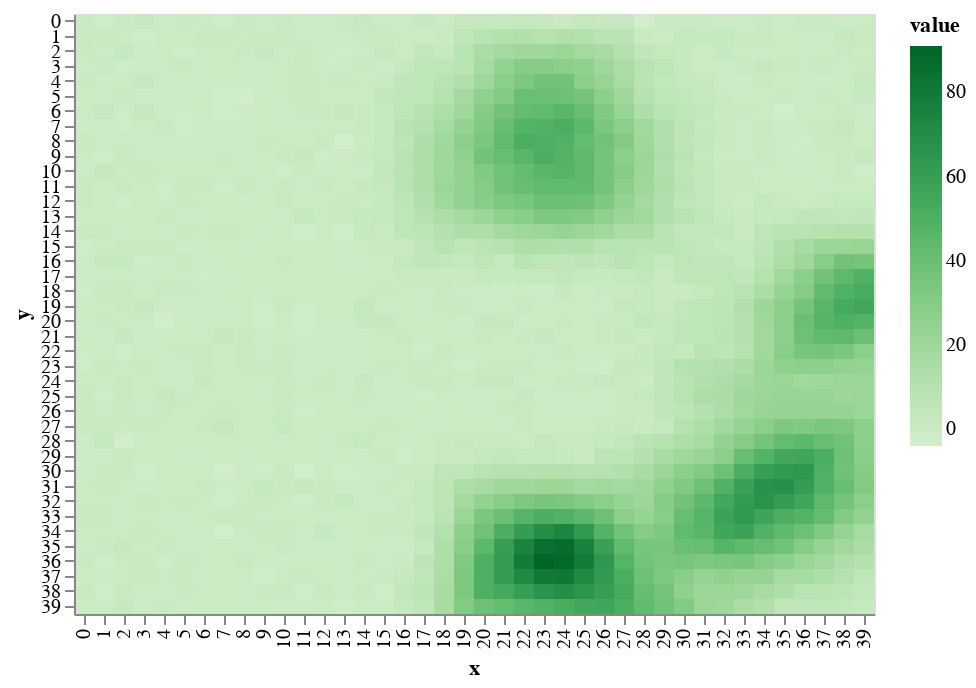

The notebook cell saved with this chart:
### Code cell
draw.drawTerrainHeight(world.grid_elevation)

### Figure 1 — Vega-Lite specification as saved in the notebook (floating-point values rounded to 4 significant figures; data arrays with more than 128 entries replaced by an {"elided": "..."} marker saying what was removed)
{"$schema": "https://vega.github.io/schema/vega-lite/v2.6.0.json", "config": {"view": {"height": 300, "width": 400}}, "data": {"name": "data-6f5c46f904f1c2a17edbf472744625fb"}, "datasets": {"data-6f5c46f904f1c2a17edbf472744625fb": {"elided": "1600 records"}}, "encoding": {"color": {"field": "value", "scale": {"scheme": "greens"}, "type": "quantitative"}, "x": {"field": "x", "type": "ordinal"}, "y": {"field": "y", "type": "ordinal"}}, "mark": "rect"}
